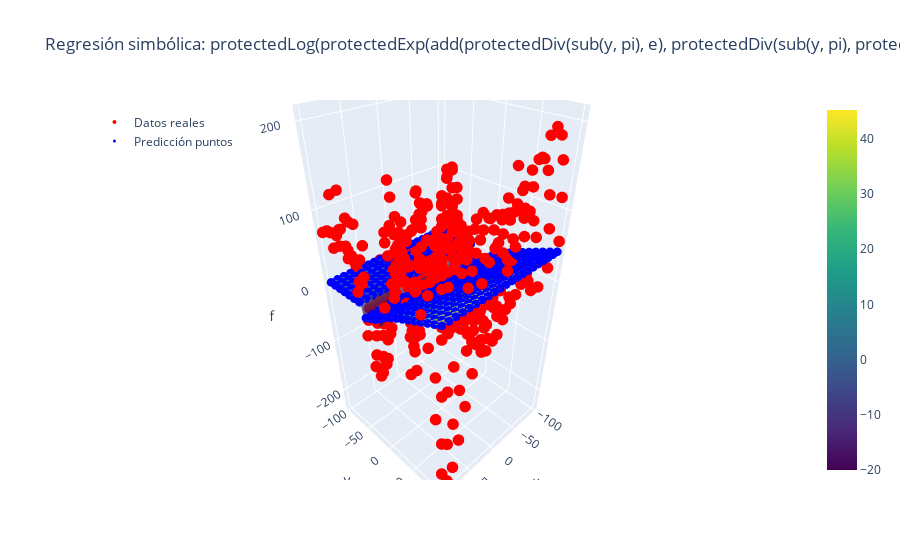

Notebook code for this chart:
### Code cell
# Plot 3D: puntos reales y superficie de la función simbólica encontrada (best2)
# Requiere que best2 y toolbox_sym2 existan (generados en celdas previas)

func_best2 = toolbox_sym2.compile(expr=best2)

# Puntos reales
x_data = symreg['x'].values
y_data = symreg['y'].values
z_true = symreg['f'].values

# Predicciones en los puntos originales (para comparar)
z_pred_pts = [func_best2(xd, yd) for xd, yd in zip(x_data, y_data)]

# Crear una malla para superficie
nx, ny = 40, 40  # resolución de la superficie
x_lin = np.linspace(x_data.min(), x_data.max(), nx)
y_lin = np.linspace(y_data.min(), y_data.max(), ny)
Xg, Yg = np.meshgrid(x_lin, y_lin)
Zg = np.zeros_like(Xg, dtype=float)
for i in range(Xg.shape[0]):
    for j in range(Xg.shape[1]):
        try:
            Zg[i, j] = func_best2(Xg[i, j], Yg[i, j])
        except Exception:
            Zg[i, j] = np.nan

fig3d = go.Figure()

# Superficie del modelo
fig3d.add_trace(go.Surface(x=Xg, y=Yg, z=Zg, colorscale='Viridis', opacity=0.7, name='Modelo'))

# Puntos reales (valor verdadero)
fig3d.add_trace(go.Scatter3d(x=x_data, y=y_data, z=z_true,
                            mode='markers', name='Datos reales',
                            marker=dict(size=4, color='red')))

# (Opcional) Puntos predichos (si se desea comparar directamente)
fig3d.add_trace(go.Scatter3d(x=x_data, y=y_data, z=z_pred_pts,
                            mode='markers', name='Predicción puntos',
                            marker=dict(size=3, color='blue', symbol='circle')))

fig3d.update_layout(title=f'Regresión simbólica: {str(best2)}',
                    scene=dict(xaxis_title='x', yaxis_title='y', zaxis_title='f'),
                    legend=dict(x=0.02, y=0.98))
fig3d.show()

# Métrica simple de ajuste en los puntos originales
sse_pts = float(sum((zp - zt)**2 for zp, zt in zip(z_pred_pts, z_true)))
print('SSE en puntos originales:', sse_pts)

### Figure 1 — Plotly figure (JSON) as saved in the notebook; plotly's stock layout.template omitted (floating-point values rounded to 4 significant figures; data arrays with more than 128 entries replaced by an {"elided": "..."} marker saying what was removed)
{"data": [{"colorscale": [[0, "#440154"], [0.1111, "#482878"], [0.2222, "#3e4989"], [0.3333, "#31688e"], [0.4444, "#26828e"], [0.5556, "#1f9e89"], [0.6667, "#35b779"], [0.7778, "#6ece58"], [0.8889, "#b5de2b"], [1, "#fde725"]], "name": "Modelo", "opacity": 0.7, "type": "surface", "x": {"elided": "40x40 float values"}, "y": {"elided": "40x40 float values"}, "z": {"elided": "40x40 float values"}}, {"marker": {"color": "red", "size": 4}, "mode": "markers", "name": "Datos reales", "type": "scatter3d", "x": {"elided": "441 int values"}, "y": {"elided": "441 int values"}, "z": {"elided": "441 float values"}}, {"marker": {"color": "blue", "size": 3, "symbol": "circle"}, "mode": "markers", "name": "Predicción puntos", "type": "scatter3d", "x": {"elided": "441 int values"}, "y": {"elided": "441 int values"}, "z": {"elided": "441 float values"}}], "layout": {"legend": {"x": 0.02, "y": 0.98}, "scene": {"xaxis": {"title": {"text": "x"}}, "yaxis": {"title": {"text": "y"}}, "zaxis": {"title": {"text": "f"}}}, "title": {"text": "Regresión simbólica: protectedLog(protectedExp(add(protectedDiv(sub(y, pi), e), protectedDiv(sub(y, pi), protectedSqrt(add(e, y))))))"}}}
